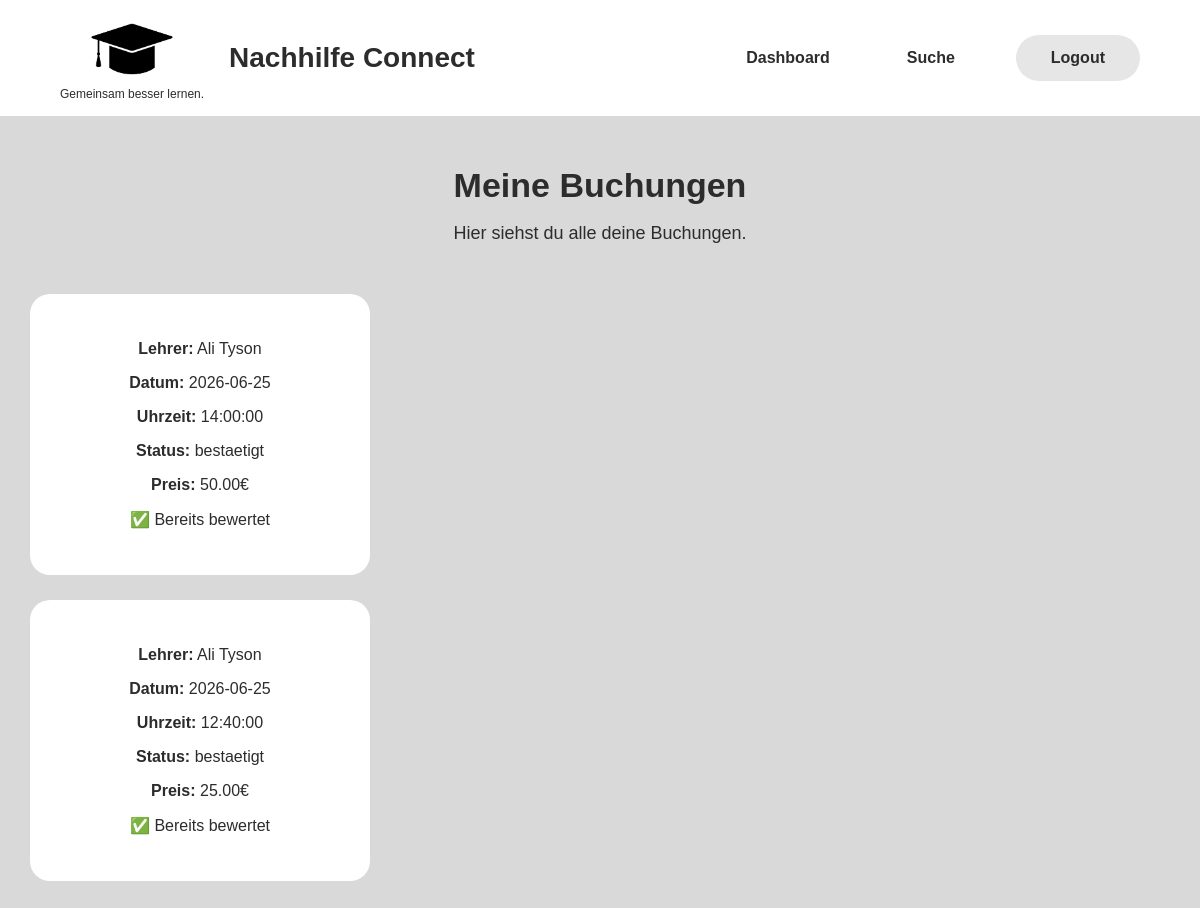
Screenshot of /meine-buchungen (signed in) with the database file from the repository.
### models.py (models this page shows)
class Buchung(db.Model):
    __tablename__ = "buchung"
    id = db.Column(db.Integer, primary_key=True)
    schüler_id = db.Column(db.Integer, db.ForeignKey("users.id"), nullable=False)
    lehrer_id = db.Column(db.Integer, db.ForeignKey("users.id"), nullable=False)
    fach_id = db.Column(db.Integer, db.ForeignKey("fach.id"), nullable=False)
    schueler = db.relationship('User', foreign_keys=[schüler_id])
    lehrer = db.relationship('User', foreign_keys=[lehrer_id])
    bewertung = db.relationship('Bewertung', uselist=False)
    datum = db.Column(db.Date, nullable=False)
    uhrzeit = db.Column(db.Time, nullable=False)
    dauer_stunden = db.Column(db.Integer, nullable=False)
    gesamtpreis = db.Column(db.Numeric(8, 2), nullable=False)
    unterrichtsart = db.Column(db.String(30), nullable=False)
    zahlungsart = db.Column(db.String(30), nullable=False)
    status = db.Column(db.String(30), nullable=False, default="anfrage")
    nachricht = db.Column(db.Text, nullable=True)
    erstellt_am = db.Column(db.DateTime, nullable=False, default=datetime.utcnow)

class User(db.Model):
    __tablename__ = "users"
    id = db.Column(db.Integer, primary_key=True)
    vorname = db.Column(db.String(100), nullable=False)
    nachname = db.Column(db.String(100), nullable=False)
    rolle = db.Column(db.String(20), nullable=False)                   #Schüler / lehrer
    telefon = db.Column(db.String(30), nullable=True)
    email = db.Column(db.String(120), unique=True, nullable=False)
    passwort = db.Column(db.String(255), nullable=False)
    buchungen_als_lehrer = db.relationship('Buchung', foreign_keys='Buchung.lehrer_id')

### app.py (the view)
@app.route('/meine-buchungen')
def my_bookings():
    if 'user_id' not in session or session.get('rolle') != 'schueler':
        flash("Bitte als Schüler einloggen.")
        return redirect(url_for('login'))
    schueler_id = session['user_id']
    buchungen = Buchung.query.filter_by(schüler_id=schueler_id).all()
    return render_template('my_bookings.html', buchungen=buchungen)

### templates/my_bookings.html (shortened to what this page needs)
<!DOCTYPE html>
<html lang="de">
<head>
    <link rel="stylesheet" href="{{ url_for('static', filename='css/style.css') }}">
</head>
<body>
    <header>
    <div class="header-left">
        <div class="logo">
            <img src="{{ url_for('static', filename='images/logo.png') }}" alt="Nachhilfe Connect Logo">
            <p>Gemeinsam besser lernen.</p>
        </div>
        <h1>Nachhilfe Connect</h1>
        </div>
        <nav>
            <ul>
                <li><a href="{{ url_for('student_dashboard') }}">Dashboard</a></li>
                <li><a href="{{ url_for('teacher_search') }}">Suche</a></li>
                <li><a class="login-button" href="{{ url_for('logout') }}">Logout</a></li>
            </ul>
        </nav>
    </header>
    <main>
        <section class="dashboard-header">
            <h2>Meine Buchungen</h2>
            <p>Hier siehst du alle deine Buchungen.</p>
        </section>
        <section class="requests-list">
            {% if buchungen %}
                {% for buchung in buchungen %}
                <div class="dashboard-card">
                    <p><strong>Lehrer:</strong> {{ buchung.lehrer.vorname }} {{ buchung.lehrer.nachname }}</p>
                    <p><strong>Datum:</strong> {{ buchung.datum }}</p>
                    <p><strong>Uhrzeit:</strong> {{ buchung.uhrzeit }}</p>
                    <p><strong>Status:</strong> {{ buchung.status }}</p>
                    <p><strong>Preis:</strong> {{ buchung.gesamtpreis }}€</p>
                {% if buchung.status == 'bestaetigt' and not buchung.bewertung %}
                    <a href="{{ url_for('bewertung_abgeben', buchung_id=buchung.id) }}" class="bewertung-btn">
                       Bewertung abgeben
                     </a>
                {% elif buchung.status == 'bestaetigt' and buchung.bewertung %}
                    <p>✅ Bereits bewertet</p>
                {% endif %}
            </div>
            {% endfor %}
        {% else %}
            <p>Du hast noch keine Buchungen.</p>
        {% endif %}
    </section>
</main>
</body>
</html>

### static/css/style.css (style rules this page uses)
body { margin: 0; font-family: Arial, sans-serif; color: #2c2c2c; background-color: #d9d9d9; }
header { background-color: #ffffff; padding: 15px 60px; display: flex; justify-content: space-between; align-items: center; }
.logo { text-align: center; }
.logo img { max-width: 90px; height: auto; }
.logo p { font-size: 12px; margin: 0; }
header h1 { font-size: 28px; margin: 0; }
.header-left { display: flex; align-items: center; gap: 25px; }
nav ul { list-style-type: none; margin: 0; padding: 0; overflow: hidden; display: flex; align-items: center; gap: 45px; }
nav li { float: left; }
nav li a { display: block; color: #2c2c2c; text-align: center; padding: 14px 16px; text-decoration: none; font-weight: bold; }
.login-button { background-color: #e6e6e6; border-radius: 30px; padding: 14px 35px; }
.dashboard-header { text-align: center; margin-top: 50px; }
.dashboard-header h2 { font-size: 34px; margin-bottom: 10px; }
.dashboard-header p { font-size: 18px; }
.dashboard-card { background-color: white; width: 280px; padding: 30px; border-radius: 20px; text-align: center; }
.requests-list { display: flex; flex-direction: column; gap: 25px; margin: 50px 30px; }

### rows the page displays
Buchung: lehrer.vorname "Ali", lehrer.nachname "Tyson", datum "2026-06-25", uhrzeit "14:00:00", status "bestaetigt", gesamtpreis "50.00", shows "✅ Bereits bewertet"
Buchung: lehrer.vorname "Ali", lehrer.nachname "Tyson", datum "2026-06-25", uhrzeit "12:40:00", status "bestaetigt", gesamtpreis "25.00", shows "✅ Bereits bewertet"
